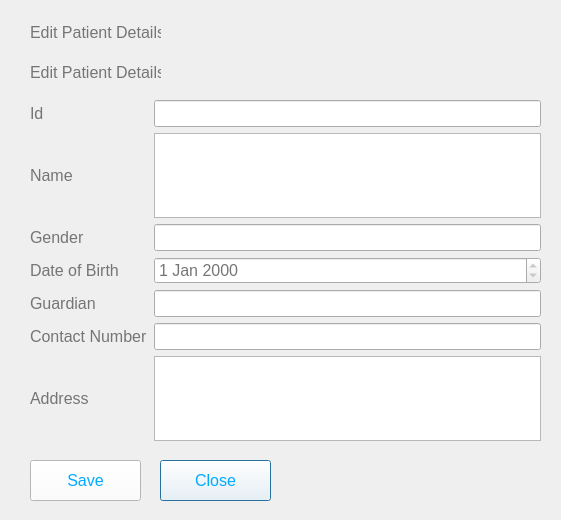
<?xml version="1.0" encoding="UTF-8"?>
<ui version="4.0">
 <class>Dialog</class>
 <widget class="QDialog" name="Dialog">
  <property name="geometry">
   <rect>
    <x>0</x>
    <y>0</y>
    <width>561</width>
    <height>520</height>
   </rect>
  </property>
  <property name="windowTitle">
   <string>Dialog</string>
  </property>
  <widget class="QPushButton" name="cloaseButton">
   <property name="geometry">
    <rect>
     <x>160</x>
     <y>460</y>
     <width>111</width>
     <height>41</height>
    </rect>
   </property>
   <property name="font">
    <font>
     <pointsize>12</pointsize>
    </font>
   </property>
   <property name="styleSheet">
    <string notr="true">background-color: rgb(255, 255, 255); color: rgb(0, 170, 255)</string>
   </property>
   <property name="text">
    <string>Close</string>
   </property>
  </widget>
  <widget class="QPushButton" name="saveButton">
   <property name="geometry">
    <rect>
     <x>30</x>
     <y>460</y>
     <width>111</width>
     <height>41</height>
    </rect>
   </property>
   <property name="font">
    <font>
     <pointsize>12</pointsize>
    </font>
   </property>
   <property name="styleSheet">
    <string notr="true">background-color: rgb(255, 255, 255); color: rgb(0, 170, 255)</string>
   </property>
   <property name="text">
    <string>Save</string>
   </property>
  </widget>
  <widget class="QLabel" name="editPatientLabel">
   <property name="geometry">
    <rect>
     <x>30</x>
     <y>20</y>
     <width>131</width>
     <height>25</height>
    </rect>
   </property>
   <property name="font">
    <font>
     <pointsize>12</pointsize>
    </font>
   </property>
   <property name="styleSheet">
    <string notr="true">color:#757575</string>
   </property>
   <property name="frameShadow">
    <enum>QFrame::Plain</enum>
   </property>
   <property name="text">
    <string>Edit Patient Details</string>
   </property>
  </widget>
  <widget class="QWidget" name="widget_2" native="true">
   <property name="geometry">
    <rect>
     <x>30</x>
     <y>100</y>
     <width>511</width>
     <height>341</height>
    </rect>
   </property>
   <property name="autoFillBackground">
    <bool>true</bool>
   </property>
   <widget class="QWidget" name="gridLayoutWidget_3">
    <property name="geometry">
     <rect>
      <x>0</x>
      <y>0</y>
      <width>511</width>
      <height>341</height>
     </rect>
    </property>
    <layout class="QGridLayout" name="gridLayout_3">
     <item row="4" column="1">
      <widget class="QLineEdit" name="guardianLineEdit">
       <property name="enabled">
        <bool>true</bool>
       </property>
       <property name="font">
        <font>
         <pointsize>12</pointsize>
        </font>
       </property>
       <property name="styleSheet">
        <string notr="true">color:#757575</string>
       </property>
      </widget>
     </item>
     <item row="3" column="0">
      <widget class="QLabel" name="dateOfBirthLabel">
       <property name="sizePolicy">
        <sizepolicy hsizetype="Fixed" vsizetype="Fixed">
         <horstretch>0</horstretch>
         <verstretch>0</verstretch>
        </sizepolicy>
       </property>
       <property name="font">
        <font>
         <pointsize>12</pointsize>
        </font>
       </property>
       <property name="styleSheet">
        <string notr="true">color:#757575</string>
       </property>
       <property name="text">
        <string>Date of Birth</string>
       </property>
      </widget>
     </item>
     <item row="5" column="0">
      <widget class="QLabel" name="contactNumberLabel">
       <property name="sizePolicy">
        <sizepolicy hsizetype="Fixed" vsizetype="Fixed">
         <horstretch>0</horstretch>
         <verstretch>0</verstretch>
        </sizepolicy>
       </property>
       <property name="font">
        <font>
         <pointsize>12</pointsize>
        </font>
       </property>
       <property name="styleSheet">
        <string notr="true">color:#757575</string>
       </property>
       <property name="text">
        <string>Contact Number</string>
       </property>
      </widget>
     </item>
     <item row="0" column="1">
      <widget class="QLineEdit" name="nameLineEdit_2">
       <property name="enabled">
        <bool>true</bool>
       </property>
       <property name="font">
        <font>
         <pointsize>12</pointsize>
        </font>
       </property>
       <property name="styleSheet">
        <string notr="true">color:#757575</string>
       </property>
       <property name="readOnly">
        <bool>true</bool>
       </property>
      </widget>
     </item>
     <item row="3" column="1">
      <widget class="QDateEdit" name="dateEdit">
       <property name="enabled">
        <bool>true</bool>
       </property>
       <property name="font">
        <font>
         <pointsize>12</pointsize>
        </font>
       </property>
       <property name="styleSheet">
        <string notr="true">color:#757575</string>
       </property>
       <property name="readOnly">
        <bool>true</bool>
       </property>
      </widget>
     </item>
     <item row="2" column="1">
      <widget class="QLineEdit" name="genderLineEdit">
       <property name="enabled">
        <bool>true</bool>
       </property>
       <property name="font">
        <font>
         <pointsize>12</pointsize>
        </font>
       </property>
       <property name="styleSheet">
        <string notr="true">color:#757575</string>
       </property>
       <property name="readOnly">
        <bool>true</bool>
       </property>
      </widget>
     </item>
     <item row="0" column="0">
      <widget class="QLabel" name="nameLabel_2">
       <property name="sizePolicy">
        <sizepolicy hsizetype="Fixed" vsizetype="Fixed">
         <horstretch>0</horstretch>
         <verstretch>0</verstretch>
        </sizepolicy>
       </property>
       <property name="font">
        <font>
         <pointsize>12</pointsize>
        </font>
       </property>
       <property name="styleSheet">
        <string notr="true">color:#757575</string>
       </property>
       <property name="text">
        <string>Id</string>
       </property>
      </widget>
     </item>
     <item row="6" column="0">
      <widget class="QLabel" name="contactNumberLabel_2">
       <property name="sizePolicy">
        <sizepolicy hsizetype="Fixed" vsizetype="Fixed">
         <horstretch>0</horstretch>
         <verstretch>0</verstretch>
        </sizepolicy>
       </property>
       <property name="font">
        <font>
         <pointsize>12</pointsize>
        </font>
       </property>
       <property name="styleSheet">
        <string notr="true">color:#757575</string>
       </property>
       <property name="text">
        <string>Address</string>
       </property>
      </widget>
     </item>
     <item row="2" column="0">
      <widget class="QLabel" name="genderLabel">
       <property name="sizePolicy">
        <sizepolicy hsizetype="Fixed" vsizetype="Fixed">
         <horstretch>0</horstretch>
         <verstretch>0</verstretch>
        </sizepolicy>
       </property>
       <property name="font">
        <font>
         <pointsize>12</pointsize>
        </font>
       </property>
       <property name="styleSheet">
        <string notr="true">color:#757575</string>
       </property>
       <property name="text">
        <string>Gender</string>
       </property>
      </widget>
     </item>
     <item row="1" column="0">
      <widget class="QLabel" name="nameLabel">
       <property name="sizePolicy">
        <sizepolicy hsizetype="Fixed" vsizetype="Fixed">
         <horstretch>0</horstretch>
         <verstretch>0</verstretch>
        </sizepolicy>
       </property>
       <property name="font">
        <font>
         <pointsize>12</pointsize>
        </font>
       </property>
       <property name="styleSheet">
        <string notr="true">color:#757575</string>
       </property>
       <property name="text">
        <string>Name</string>
       </property>
      </widget>
     </item>
     <item row="5" column="1">
      <widget class="QLineEdit" name="contactNumnerLineEdit">
       <property name="enabled">
        <bool>true</bool>
       </property>
       <property name="font">
        <font>
         <pointsize>12</pointsize>
        </font>
       </property>
       <property name="styleSheet">
        <string notr="true">color:#757575</string>
       </property>
      </widget>
     </item>
     <item row="4" column="0">
      <widget class="QLabel" name="guardianLabel">
       <property name="sizePolicy">
        <sizepolicy hsizetype="Fixed" vsizetype="Fixed">
         <horstretch>0</horstretch>
         <verstretch>0</verstretch>
        </sizepolicy>
       </property>
       <property name="font">
        <font>
         <pointsize>12</pointsize>
        </font>
       </property>
       <property name="styleSheet">
        <string notr="true">color:#757575</string>
       </property>
       <property name="text">
        <string>Guardian</string>
       </property>
      </widget>
     </item>
     <item row="6" column="1">
      <widget class="QPlainTextEdit" name="plainTextEdit"/>
     </item>
     <item row="1" column="1">
      <widget class="QPlainTextEdit" name="plainTextEdit_2"/>
     </item>
    </layout>
   </widget>
  </widget>
  <widget class="QLabel" name="editPatientLabel_2">
   <property name="geometry">
    <rect>
     <x>30</x>
     <y>60</y>
     <width>131</width>
     <height>25</height>
    </rect>
   </property>
   <property name="font">
    <font>
     <pointsize>12</pointsize>
    </font>
   </property>
   <property name="styleSheet">
    <string notr="true">color:#757575</string>
   </property>
   <property name="frameShadow">
    <enum>QFrame::Plain</enum>
   </property>
   <property name="text">
    <string>Edit Patient Details</string>
   </property>
  </widget>
 </widget>
 <resources/>
 <connections/>
</ui>
